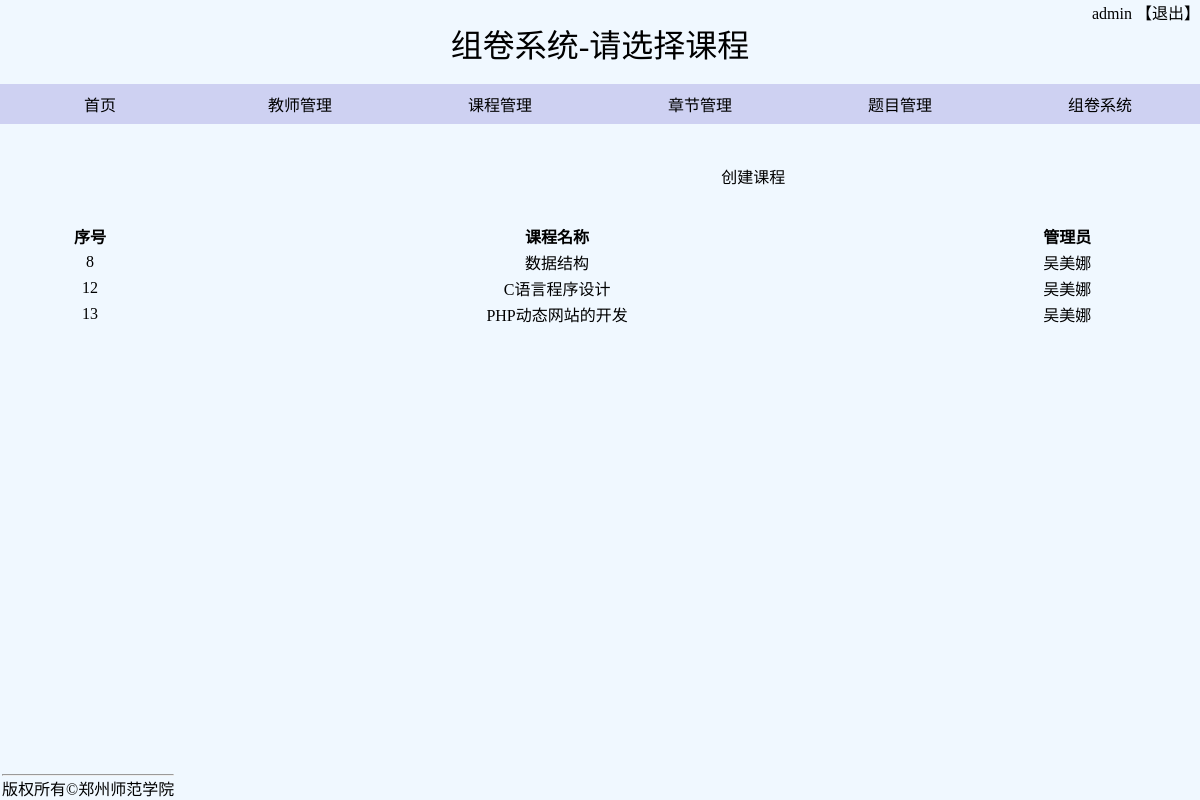
Page /selectcourse.php (signed in) on the committed database.
### tables this page shows
CREATE TABLE IF NOT EXISTS `course` (
  `id` int(10) unsigned NOT NULL AUTO_INCREMENT,
  `coursename` varchar(50) NOT NULL COMMENT '课程名称',
  `manager` varchar(50) NOT NULL COMMENT '管理员，是一个教师的用户名',
  `gmt_create` datetime DEFAULT NULL COMMENT '创建时间 ',
  `gmt_modified` datetime DEFAULT NULL COMMENT '最后修改时间',
  PRIMARY KEY (`id`),
  UNIQUE KEY `coursename` (`coursename`)
);

### selectcourse.php (the view, shortened to what this page needs)
<?php require_once('connections/conn.php'); ?>
<?php
mysqli_query($conn,'set names utf8');
$query_course="select * from course";
$course=mysqli_query($conn,$query_course) or die(mysql_error($conn));
$row_course=mysqli_fetch_assoc($course);
?>
<!DOCTYPE html PUBLIC "-//W3C//DTD XHTML 1.0 Transitional//EN"
	"http://www.w3.org/TR/xhtml1/DTD/xhtml1-transitional.dtd">
<html xmlns="http://www.w3.org/1999/xhtml">
<head>
</head>
<body bgcolor="white">
    <table width="100%" border="0" align="center" cellpadding="0" cellspacing="0">
        <tr>
            <td height="38" colspan="6" align="center">
               <p align="center"> <font face="隶书" size="+3" color="#000000" >组卷系统-请选择课程</font>
            </p></td>
        </tr>
       <tr><td><br></td></tr>
         <div id="head">
            <p align="right"><font>
                <?php
                echo $_SESSION['username'];
                ?>
                <a class="login" href="logout.php">【退出】</a></font></p>
            </div>
        <tr align="center">
            <td width="15%" height="40px" align="center" valign="middle" class="a">
                <a href="index.php">首页</a>
            </td>
            <td width="15%" height="40px"  class="a">
                <a href="teacher/teachermanage.php">教师管理</a>
            </td>
            <td width="15%" height="40px" class="a"><a href="course/courselist.php">课程管理</a></td>
            <td width="15%" height="40px" class="a"><a href="chapter/chapterlist.php">章节管理</a></td>
             <td width="15%" height="40px" class="a"><a href="topic/topicmanage.php">题目管理</a></td>
            <td width="15%" height="40px"  class="a">
                <a href="paper/paperlist.php">组卷系统</a>
            </td>
        </tr>
        <tr></table>
	<table width="100%" border="0" align="center">
        <tr><td><br><br></td></tr>
            <tr>
                <td></td>
                <td></td>
                <td width="40%" colspan="5"><a href="course/addcourse.php">创建课程</td>
            </tr>
            <tr>
		<td height="169" colspan="5" align="center">
                    <table width="100%" border="0">
			<tr valign="middle" >
                            <td align="center"><b>序号</b></td>
                            <td align="center"><b>课程名称</b></td>
                            <td align="center"><b>管理员</b></td>
			</tr>
			<?php do { ?>
                <tr valign="middle" align="center">
				<td><?php echo $row_course['id']; ?></td>
				<td><a href="recordcourse.php?id=<?php echo $row_course['id'] ?>" title="选择课程，开始组卷"><?php echo $row_course['coursename'] ; ?></a></td>
				<td><?php echo $row_course['manager']; ?></td></tr>
			<?php }while ($row_course=mysqli_fetch_assoc($course)) ;?>
		    </table>
		</td>
	</tr>
	<tr>
            <td colspan="6">
                <table width="100%" border="0"><div id="d"><hr>
                        <p align="center"><font>版权所有&copy;郑州师范学院</font></p>
                    </div>
		</table>
			</td>
		</tr>
	</table>
</body>
</html>

### selectcourse.php (style rules this page uses)
* { margin: 0px; padding: 0px; }
#head { background-color: aliceblue; height: 20px; }
.a { font-family: 黑体; font-size: 16px; background-color:aliceblue; text-decoration: none; background-color: #ced1f2; }
body { background: aliceblue; text-decoration: none; }
a:link { text-decoration: none; color:#000000; }
#d { position: fixed; bottom: 0px; text-align: center; }

### rows in the picture
course: id "8", coursename "数据结构", manager "吴美娜"
course: id "12", coursename "C语言程序设计", manager "吴美娜"
course: id "13", coursename "PHP动态网站的开发", manager "吴美娜"

### other values in the picture
$_SESSION['username'] "admin"
